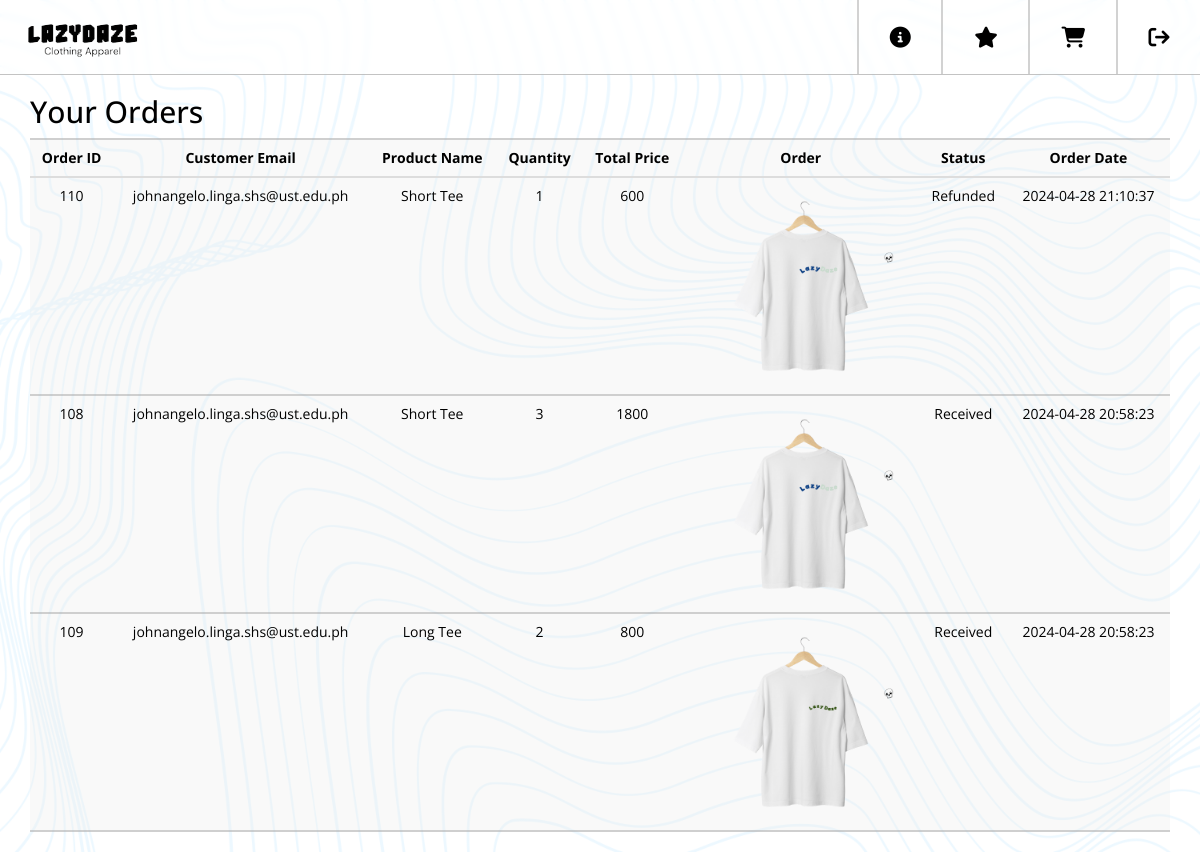
The app's page /View_Order.php (signed in) with its own data.
### tables this page shows
CREATE TABLE `manageorders` (
  `OrderRefID` int(200) NOT NULL,
  `ProductID` int(200) NOT NULL,
  `Customer_Email` varchar(200) NOT NULL,
  `Customer_Name` varchar(200) NOT NULL,
  `Customer_HouseNumber` varchar(200) NOT NULL,
  `Customer_Street` varchar(200) NOT NULL,
  `Customer_Barangay` varchar(200) NOT NULL,
  `Customer_City` varchar(200) NOT NULL,
  `Customer_Postal` int(200) NOT NULL,
  `Customer_Number` varchar(200) NOT NULL,
  `Product_Name` varchar(200) NOT NULL,
  `Price` int(200) NOT NULL,
  `Size` varchar(200) NOT NULL,
  `Quantity` int(200) NOT NULL,
  `Prod_Cost` int(200) NOT NULL,
  `TotalPrice` int(200) NOT NULL,
  `img` varchar(200) NOT NULL,
  `Receipt_img` varchar(200) NOT NULL,
  `Confirmed` tinyint(1) DEFAULT 0,
  `Status` varchar(50) NOT NULL DEFAULT 'Pending',
  `Order_Date` datetime NOT NULL,
  `Date_Completed` datetime DEFAULT NULL
);

### View_Order.php (the view, shortened to what this page needs)
<?php
include('connect.php');
if(isset($_SESSION['registered_email'])) {
    $customer_email = $_SESSION['registered_email'];
    $order_query = "SELECT * FROM manageorders WHERE Customer_Email = '$customer_email' ORDER BY Order_Date DESC";
    $order_result = mysqli_query($conn, $order_query);
} else {
    header("Location: login.php");
    exit();
}
?>
<!DOCTYPE html>
<html lang="en">
<head>
    <link rel="stylesheet" href="https://maxcdn.bootstrapcdn.com/bootstrap/3.4.1/css/bootstrap.min.css">
    <link href="./Payment.css" rel="stylesheet" type="text/css"/>
    <link rel="stylesheet" href="https://cdnjs.cloudflare.com/ajax/libs/font-awesome/6.5.1/css/all.min.css" />
</head>
<body>
    <div class="bg">
        <div class="topnav">
            <a href="mainpage.php">
                <img align="left" class="ld-icon" src="LDAssets/lz logo.png" alt="LazyDaze">
            </a>
            <div class="nav-h-layout">
                <div class="nav-icon">
                    <a href="logout.php">
                    </a>
                </div>
                <div class="nav-line"></div>
                <div class="nav-icon">
                    <a href="cart.php">
                    </a>
                </div>
                <div class="nav-line"></div>
                <div class="nav-icon">
                    <a href="reviews.php">
                    </a>
                </div>
                <div class="nav-line"></div>
                <div class="nav-icon">
                    <a href="inquiries.php">
                    </a>
                </div>
                <div class="nav-line"></div>
            </div>
        </div>
       <div class="container">
           <div class="row">
               <div class="col-md-12">
                   <h2>Your Orders</h2>
                   <table class="table">
                       <thead>
                           <tr>
                               <th>Order ID</th>
                               <th>Customer Email</th>
                               <th>Product Name</th>
                               <th>Quantity</th>
                               <th>Total Price</th>
                               <th>Order</th>
                               <th>Status</th>
                               <th>Order Date</th>
                           </tr>
                       </thead>
                       <tbody>
                           <?php
                           while($row = mysqli_fetch_assoc($order_result)) {
                               echo "<tr>";
                               echo "<td>".$row['OrderRefID']."</td>";
                               echo "<td>".$row['Customer_Email']."</td>";
                               echo "<td>".$row['Product_Name']."</td>";
                               echo "<td>".$row['Quantity']."</td>";
                               echo "<td>".$row['TotalPrice']."</td>";
                               echo '<td><img src="' . $row['img'] . '" class="item-image" alt="Product Image"></td>';
                               echo "<td>".$row['Status']."</td>";
                               echo "<td>".$row['Order_Date']."</td>";
                               echo "</tr>";
                           }
                           ?>
                       </tbody>
                   </table>
               </div>
           </div>
       </div>
</body>
</html>

### Payment.css (style rules this page uses)
body, html { animation: appear 0.5s; background-color: white; color: black; height: 100%; font-family: 'Open Sans', sans-serif; }
a { text-decoration: none; color: white; }
.bg { background-image: linear-gradient(rgba(255, 255, 255, 0.910), rgba(255, 255, 255, 0.910)), url("./LDAssets/typo\ bg.png"); background-color: white; height: 100%; background-size: 100%; position: relative; overflow-x: hidden; }
.topnav { overflow: hidden; background-color: rgba(255, 255, 255, 0.5); backdrop-filter: blur(3px); position: sticky; top: 0px; z-index: 1; border-bottom: 1px solid rgba(136, 136, 136, 0.5); }
.topnav a { float: left; margin-left: 5px; color: black; text-align: center; padding: 14px 16px; text-decoration: none; transition-duration: 0.3s; }
.ld-icon { width: 70%; margin: 0px; }
.nav-h-layout { flex-direction: row-reverse; align-items: center; display: flex; }
.nav-icon { text-decoration: none; margin: auto 14.5px auto 10px; }
.nav-line { margin-top: -2px; height: 76px; border-left: 2.5px solid rgba(166, 166, 166, 0.5); }
table { border-top: 2.5px solid rgba(166, 166, 166, 0.5); border-bottom: 2.5px solid rgba(166, 166, 166, 0.5); background-color: rgba(233, 233, 233, 0.288); text-align: center; }
th { text-align: center; }
td { border-top: 2.5px solid rgba(166, 166, 166, 0.5); border-bottom: 2.5px solid rgba(166, 166, 166, 0.5); }
.item-image { width: 200px; }

### records on screen
manageorders: OrderRefID "110", Customer_Email "johnangelo.linga.shs@ust.edu.ph", Product_Name "Short Tee", Quantity "1", TotalPrice "600", img (picture), Status "Refunded", Order_Date "2024-04-28 21:10:37"
manageorders: OrderRefID "108", Customer_Email "johnangelo.linga.shs@ust.edu.ph", Product_Name "Short Tee", Quantity "3", TotalPrice "1800", img (picture), Status "Received", Order_Date "2024-04-28 20:58:23"
manageorders: OrderRefID "109", Customer_Email "johnangelo.linga.shs@ust.edu.ph", Product_Name "Long Tee", Quantity "2", TotalPrice "800", img (picture), Status "Received", Order_Date "2024-04-28 20:58:23"
